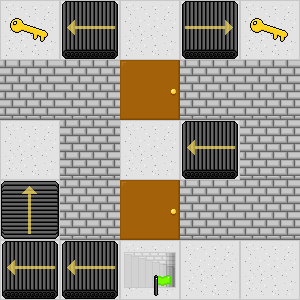

The image is a tile-based game level rendered from a .tmx file. Its description and complete source (layers, tilesets, objects, tile grids) follow:
An orthogonal 5x5 tile map with 60x60 px tiles, 3 tile layers (Hidden Traps, Floor, Objects).

<map version="1.2" tiledversion="1.2.2" orientation="orthogonal" renderorder="right-down" width="5" height="5" tilewidth="60" tileheight="60" infinite="0" nextlayerid="4" nextobjectid="1">
 <tileset firstgid="1" source="../data/objects.tsx" />
 <layer id="3" name="Hidden Traps" width="5" height="5">
  <data encoding="csv">
0,0,0,0,0,
0,0,0,0,0,
0,0,0,0,0,
0,0,0,0,0,
0,0,0,0,0
</data>
 </layer>
 <layer id="1" name="Floor" width="5" height="5">
  <data encoding="csv">
2,2,2,2,2,
2,2,2,2,2,
2,2,2,2,2,
2,2,2,2,2,
2,2,2,2,2
</data>
 </layer>
 <layer id="2" name="Objects" width="5" height="5">
  <data encoding="csv">
3,10,0,8,3,
5,5,1,5,5,
0,5,0,10,5,
9,5,1,5,5,
10,10,7,0,0
</data>
 </layer>
</map>
